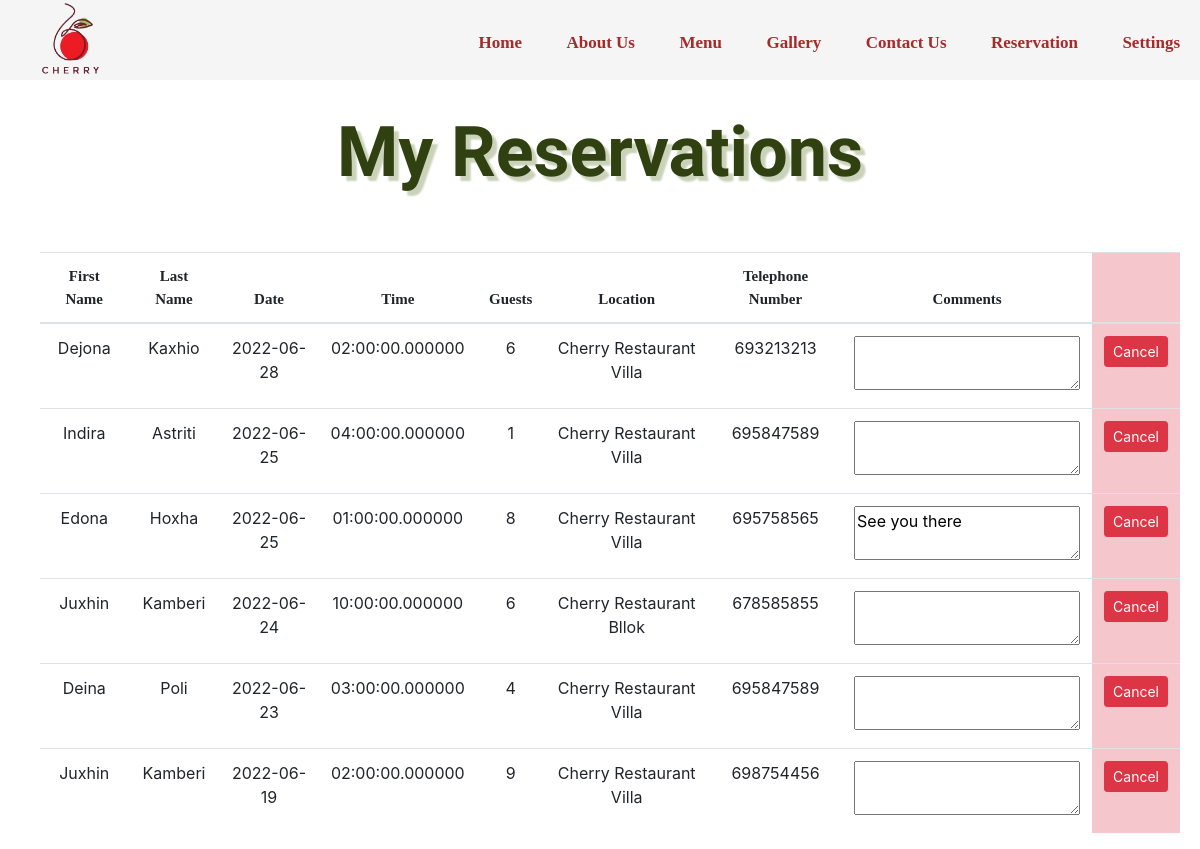
The app's page /user_view_reservation.php (signed in) with its own data.
### tables this page shows
CREATE TABLE `reservation` (
  `Reservation_ID` int(255) NOT NULL AUTO_INCREMENT,
  `First_Name` varchar(255) NOT NULL,
  `Last_Name` varchar(255) NOT NULL,
  `Date` date NOT NULL,
  `Time` time(6) NOT NULL,
  `Number_of_Guests` int(100) NOT NULL,
  `Location` varchar(100) NOT NULL,
  `Telephone_Number` int(20) NOT NULL,
  `Comments` varchar(255) NOT NULL,
  `User_ID` int(11) NOT NULL,
  PRIMARY KEY (`Reservation_ID`),
  KEY `User Key` (`User_ID`),
  CONSTRAINT `User Key` FOREIGN KEY (`User_ID`) REFERENCES `users` (`User_ID`) ON DELETE CASCADE ON UPDATE CASCADE
);

### user_view_reservation.php (the view, shortened to what this page needs)
<!DOCTYPE html>
<html>
<head>
    <link rel="stylesheet" href="style_user_view_reservation.css">
    <link rel="stylesheet" href="https://cdn.jsdelivr.net/npm/bootstrap@4.3.1/dist/css/bootstrap.min.css">
</head>
<body>
    <?php include "header_user.php"; ?>
    <?php
    require 'database/opendb.php';
    ?>
    <div>
        <div class="container">
            <div class="row">
                <div class="col-md-12">
                    <h2 class="h3_text">My Reservations</h2>
                </div>
            </div>
        </div>
    </div>
    <?php
    $userid = "SELECT User_ID FROM users where Email = '" . $_SESSION['email'] . "' ";
    $result1 = mysqli_query($conn, $userid);
    $row2 = mysqli_fetch_array($result1);
    $sql = "SELECT * FROM reservation WHERE User_ID = $row2[0] ORDER BY Date desc";
    $result = mysqli_query($conn, $sql);
    if (mysqli_num_rows($result) > 0) {
        echo
        '
            <table class="table table-hover table-responsive-sm text-center showreservation">
                <thead>
                    <tr>
                    <th scope="col" class="header_style">First Name</th>
                    <th scope="col" class="header_style">Last Name</th>
                        <th scope="col" class="header_style">Date</th>
                        <th scope="col" class="header_style">Time</th>
                        <th scope="col" class="header_style">Guests</th>
                        <th scope="col" class="header_style">Location</th>
                        <th scope="col" class="header_style">Telephone Number</th>
                        <th scope="col" class="header_style">Comments</th>
                        <th class="table-danger" scope="col"></th>
                    </tr>
                </thead> <tbody>';
        while ($row = mysqli_fetch_assoc($result)) {
            echo "
                    <tr>
                    <input name='reserv_id' type='hidden' value=" . $row['Reservation_ID'] . ">
                    <td>" . $row['First_Name'] . "</td>
                    <td>" . $row['Last_Name'] . "</td>
                    <td>" . $row['Date'] . "</td>
                    <td>" . $row['Time'] . "</td>
                    <td>" . $row['Number_of_Guests'] . "</td>
                    <td>" . $row['Location'] . "</td>
                    <td>" . $row['Telephone_Number'] . "</td>
                    <td><textarea readonly>" . $row['Comments'] . "</textarea></td>
                    <td class='table-danger'><a class= 'btn btn-danger btn-sm' href='user_view_reservation.php?Reservation_ID= " . $row['Reservation_ID'] . "'>Cancel</button></td>
                    </tr>
              ";
        }
        echo "</tbody></table>";
    } else {
            echo '<script type="text/javascript">';
            echo 'alert("You have not make any reservation!")';
            echo '</script>';
    }
?>
</body>
</html>

### style_user_view_reservation.css (style rules this page uses)
* { box-sizing: border-box; margin: 0; }
body { background-color: white !important; }
.showreservation { margin-top: 50px !important; margin-left: 40px; width: 95% !important; }
.h3_text { margin-top: 110px; text-align: center; font-family: "Cookie"; font-size: 70px; font-weight: bold; color: #314010; text-align: center; text-shadow: 5px 5px 2px #cad2b9; }
.header_style { font-family: Verdana; font-size: 15px; }

### records on screen
reservation: First_Name "Dejona", Last_Name "Kaxhio", Date "2022-06-28", Time "02:00:00.000000", Number_of_Guests "6", Location "Cherry Restaurant Villa", Telephone_Number "693213213"
reservation: First_Name "Indira", Last_Name "Astriti", Date "2022-06-25", Time "04:00:00.000000", Number_of_Guests "1", Location "Cherry Restaurant Villa", Telephone_Number "695847589"
reservation: First_Name "Edona", Last_Name "Hoxha", Date "2022-06-25", Time "01:00:00.000000", Number_of_Guests "8", Location "Cherry Restaurant Villa", Telephone_Number "695758565", Comments "See you there"
reservation: First_Name "Juxhin", Last_Name "Kamberi", Date "2022-06-24", Time "10:00:00.000000", Number_of_Guests "6", Location "Cherry Restaurant Bllok", Telephone_Number "678585855"
reservation: First_Name "Deina", Last_Name "Poli", Date "2022-06-23", Time "03:00:00.000000", Number_of_Guests "4", Location "Cherry Restaurant Villa", Telephone_Number "695847589"
reservation: First_Name "Juxhin", Last_Name "Kamberi", Date "2022-06-19", Time "02:00:00.000000", Number_of_Guests "9", Location "Cherry Restaurant Villa", Telephone_Number "698754456"
